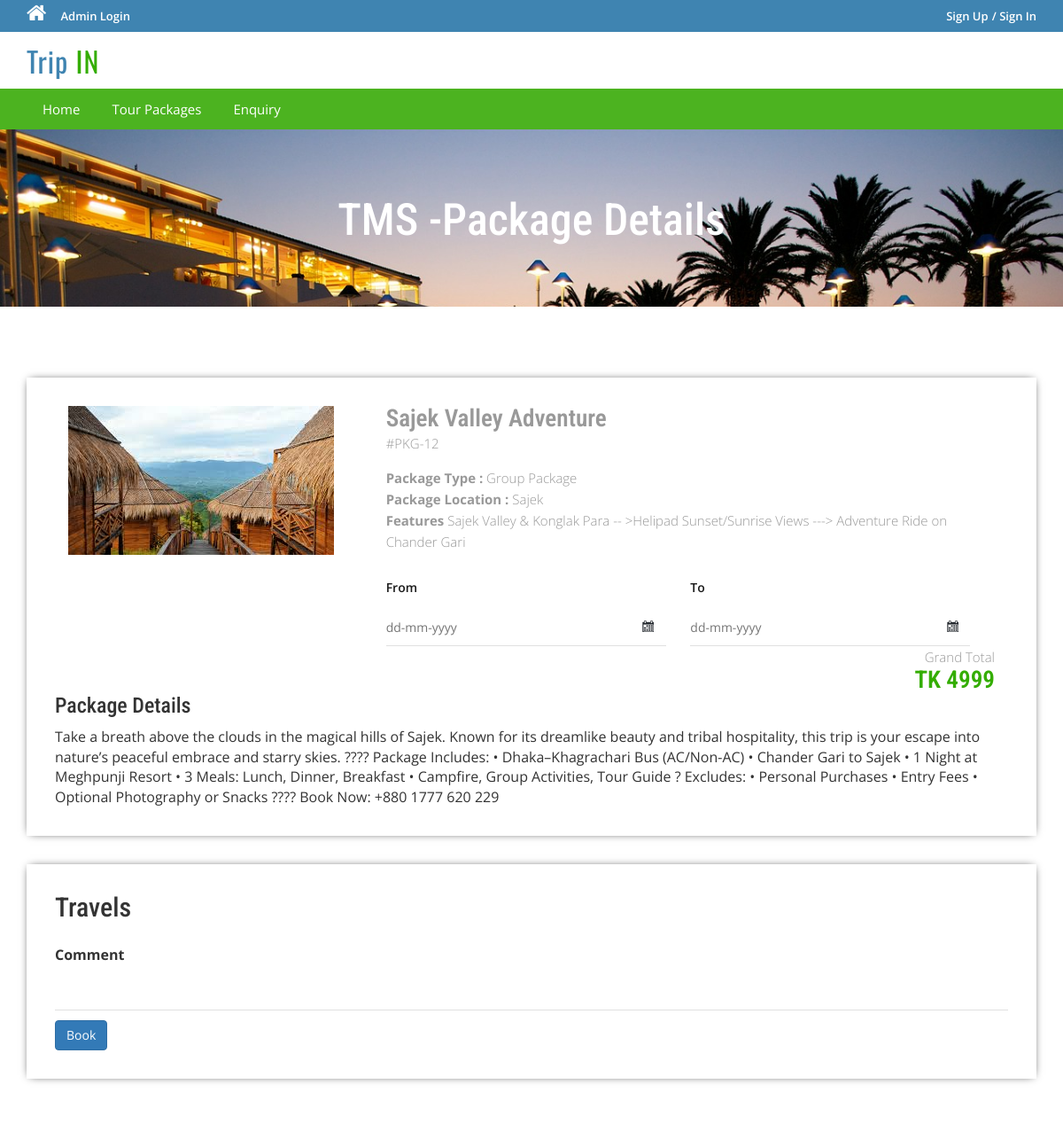
The page /package-details.php?pkgid=12 on the database its author committed.
### tables this page shows
CREATE TABLE `tbltourpackages` (
  `PackageId` int(11) NOT NULL,
  `PackageName` varchar(200) DEFAULT NULL,
  `PackageType` varchar(150) DEFAULT NULL,
  `PackageLocation` varchar(100) DEFAULT NULL,
  `PackagePrice` int(11) DEFAULT NULL,
  `PackageFetures` varchar(255) DEFAULT NULL,
  `PackageDetails` mediumtext DEFAULT NULL,
  `PackageImage` varchar(100) DEFAULT NULL,
  `Creationdate` timestamp NULL DEFAULT current_timestamp(),
  `UpdationDate` timestamp NULL DEFAULT NULL ON UPDATE current_timestamp()
);

### package-details.php (the view, shortened to what this page needs)
<?php
include('includes/config.php');
?>
<!DOCTYPE HTML>
<html>
<head>
<link href="css/bootstrap.css" rel='stylesheet' type='text/css' />
<link href="css/style.css" rel='stylesheet' type='text/css' />
<link href="css/font-awesome.css" rel="stylesheet">
<link href="css/animate.css" rel="stylesheet" type="text/css" media="all">
<link rel="stylesheet" href="css/jquery-ui.css" />
</head>
<body>
<?php include('includes/header.php');?>
<div class="banner-3">
	<div class="container">
		<h1 class="wow zoomIn animated animated" data-wow-delay=".5s" style="visibility: visible; animation-delay: 0.5s; animation-name: zoomIn;"> TMS -Package Details</h1>
	</div>
</div>
<div class="selectroom">
	<div class="container">
<?php
$pid=intval($_GET['pkgid']);
$sql = "SELECT * from tbltourpackages where PackageId=:pid";
$query = $dbh->prepare($sql);
$query -> bindParam(':pid', $pid, PDO::PARAM_STR);
$query->execute();
$results=$query->fetchAll(PDO::FETCH_OBJ);
if($query->rowCount() > 0)
{
foreach($results as $result)
{	?>
<form name="book" method="post">
		<div class="selectroom_top">
			<div class="col-md-4 selectroom_left wow fadeInLeft animated" data-wow-delay=".5s">
				<img src="admin/pacakgeimages/<?php echo htmlentities($result->PackageImage);?>" class="img-responsive" alt="">
			</div>
			<div class="col-md-8 selectroom_right wow fadeInRight animated" data-wow-delay=".5s">
				<h2><?php echo htmlentities($result->PackageName);?></h2>
				<p class="dow">#PKG-<?php echo htmlentities($result->PackageId);?></p>
				<p><b>Package Type :</b> <?php echo htmlentities($result->PackageType);?></p>
				<p><b>Package Location :</b> <?php echo htmlentities($result->PackageLocation);?></p>
					<p><b>Features</b> <?php echo htmlentities($result->PackageFetures);?></p>
					<div class="ban-bottom">
				<div class="bnr-right">
				<label class="inputLabel">From</label>
				<input class="date" id="datepicker" type="text" placeholder="dd-mm-yyyy"  name="fromdate" required="">
			</div>
			<div class="bnr-right">
				<label class="inputLabel">To</label>
				<input class="date" id="datepicker1" type="text" placeholder="dd-mm-yyyy" name="todate" required="">
			</div>
			</div>
				<div class="grand">
					<p>Grand Total</p>
					<h3>TK <?php echo htmlentities($result->PackagePrice);?></h3>
				</div>
			</div>
		<h3>Package Details</h3>
				<p style="padding-top: 1%"><?php echo htmlentities($result->PackageDetails);?> </p>
		</div>
		<div class="selectroom_top">
			<h2>Travels</h2>
			<div class="selectroom-info animated wow fadeInUp animated" data-wow-duration="1200ms" data-wow-delay="500ms" style="visibility: visible; animation-duration: 1200ms; animation-delay: 500ms; animation-name: fadeInUp; margin-top: -70px">
				<ul>
					<li class="spe">
						<label class="inputLabel">Comment</label>
						<input class="special" type="text" name="comment" required="">
					</li>
					<?php if($_SESSION['login'])
					{?>
						<li class="spe" align="center">
					<button type="submit" name="submit2" class="btn-primary btn">Book</button>
						</li>
						<?php } else {?>
							<li class="sigi" align="center" style="margin-top: 1%">
							<a href="#" data-toggle="modal" data-target="#myModal4" class="btn-primary btn" > Book</a></li>
							<?php } ?>
				</ul>
			</div>
		</div>
		</form>
<?php }} ?>
	</div>
</div>
</body>
</html>

### css/style.css (style rules this page uses)
html, body { font-size: 100%; background: #fff; font-family: 'Open Sans', sans-serif; }
body a,.grid_1,plan_1,plan_1.one,plan_1.two,i.icon1, i.icon2, i.icon3, i.icon4, i.icon5, i.icon6 { transition:0.5s all; -webkit-transition:0.5s all; -moz-transition:0.5s all; -o-transition:0.5s all; -ms-transition:0.5s all; }
h1,h2,h3,h4,h5,h6 { margin:0; font-family: 'Roboto Condensed', sans-serif; }
p { margin:0; }
ul { margin:0; padding:0; }
label { margin:0; }
.bnr-right input[type="text"] { width: 95%; color: #9E9E9E; outline: none; font-size: 14px; padding: 10px 10px; border: 1px solid #9E9E9E; -webkit-appearance: none; margin-top: 10px; }
.date { background: url(../images/date-icon.png) no-repeat 95.5% 45% #fff; cursor: pointer; }
.ban-top .inputLabel,.ban-bottom .inputLabel { display: block; font-weight: 600; font-size: 14px; margin-bottom: 5px; color: #191919; }
.bnr-right { float: left; width:50%; }
.ban-bottom { margin-top: 30px; }
.banner-3 { background: url(../images/6.jpg)no-repeat; background-size: cover; -webkit-background-size: cover; -o-background-size: cover; -ms-background-size: cover; -moz-background-size: cover; min-height:200px; }
.banner-3 h1 { font-size: 50px; margin-bottom: 40px; padding: 1.5em 0 0; text-align: center; color: #fff; }
.selectroom { padding: 5em 0 3em; }
.selectroom_top { padding: 2em; box-shadow: 0px 0px 10px -4px #000; margin-bottom: 2em; }
.grand { text-align: right; }
.selectroom_right h2 { font-size: 1.7em; color: #999; font-weight: 600; margin: 0; }
.selectroom_right h3 { font-size: 1.7em; font-weight: 600; color:#34ad00; }
p.dow { font-size: 15px; color: #999; font-weight: 300; line-height: 1.8em; margin-bottom:1em; }
.selectroom_right p { font-size: 15px; line-height: 1.6em; font-weight: 300; color: #999; }
.selectroom-info li { display: inline-block; float: left; }
.selectroom input[type="text"] { width: 92%; color: #9E9E9E; outline: none; font-size: 14px; padding: 10px 0px; border: none; border-bottom:1px solid rgba(0,0,0,.12); -webkit-appearance: none; margin-top: 10px; }
.selectroom-info ul { margin-top: 3em; }
li.spe { width: 100%; margin-top: 3em; }
li.spe input[type="text"] { width: 100%; }

### rows shown on the page
tbltourpackages: PackageImage (picture), PackageName "Sajek Valley Adventure", PackageId "12", PackageType "Group Package", PackageLocation "Sajek", PackageFetures "Sajek Valley & Konglak Para -- >Helipad Sunset/Sunrise Views ---> Adventure Ride on Chander Gari", PackagePrice "4999", PackageDetails "Take a breath above the clouds in the magical hills of Sajek. Known for its dreamlike beauty and tribal hospitality, this trip is your escape into nature’s peaceful embrace and starry skies. ???? Package Includes: • Dhaka–Khagrachari Bus (AC/Non-AC) • Chander Gari to Sajek • 1 Night at Meghpunji Resort • 3 Meals: Lunch, Dinner, Breakfast • Campfire, Group Activities, Tour Guide ? Excludes: • Personal Purchases • Entry Fees • Optional Photography or Snacks ???? Book Now: +880 1777 620 229"
